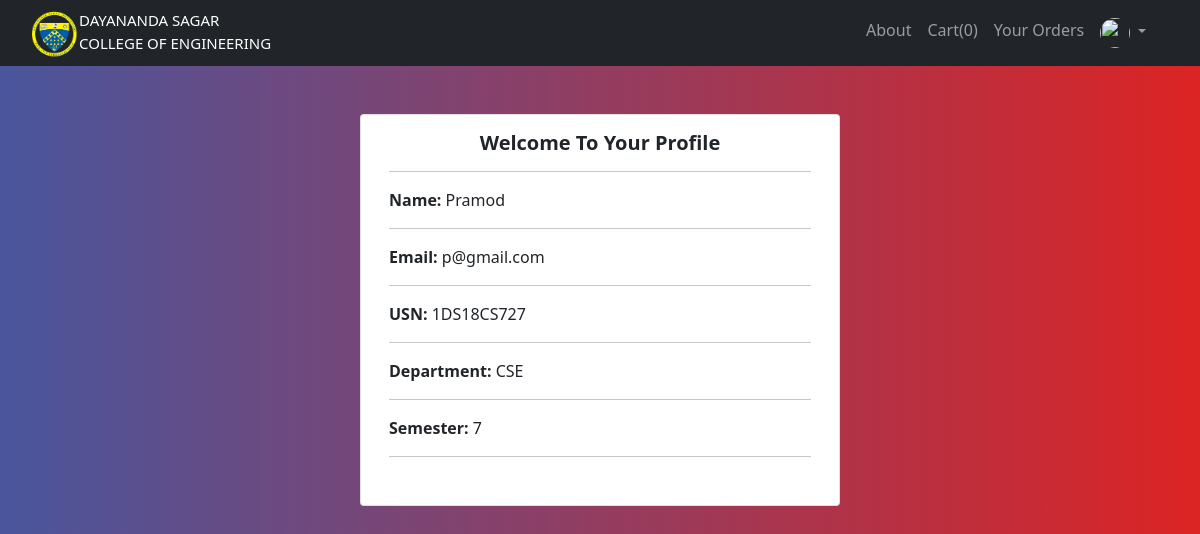
/dashboard (signed in), run on an earlier commit of the app's database.
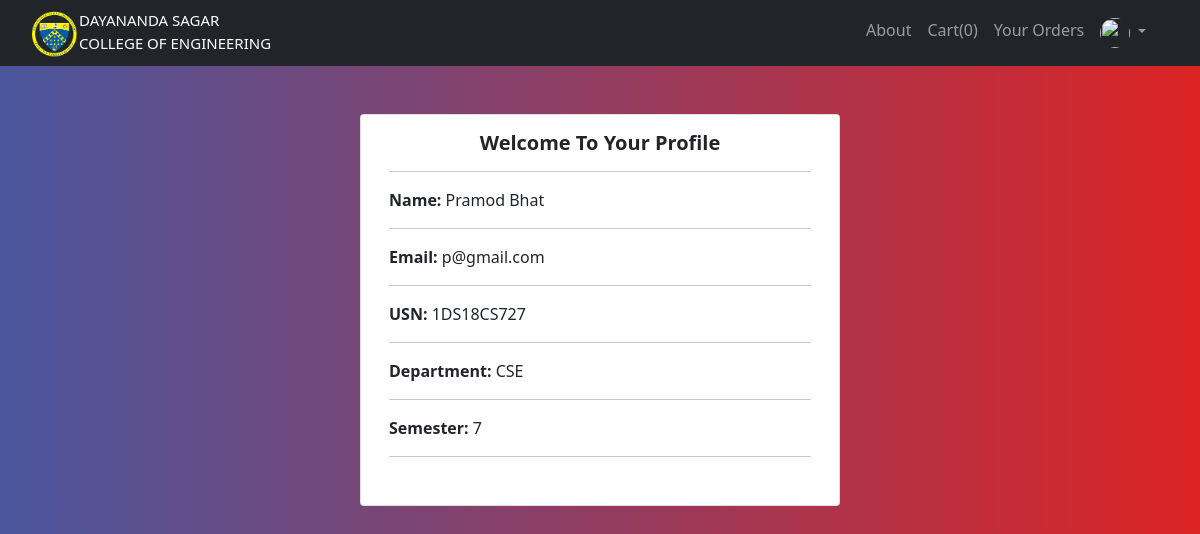
And on a later commit of the database.
### website/models.py (models this page shows, shortened)
class User(db.Model,UserMixin):
        __searchable__ = ['usn']
        __tablename__='user'
        id = db.Column(db.Integer, primary_key=True)
        email = db.Column(db.String(150), unique=True)
        password=db.Column(db.String(150))
        first_name=db.Column(db.String(150))
        is_active = db.Column(db.Boolean,default=False)
        urole = db.Column(db.String(80))
        usn = db.Column(db.String(10))
        status = db.Column(db.String(10))
        department_id = db.Column(db.Integer, db.ForeignKey('department.id'),nullable=True)
        department = db.relationship('Department', backref=db.backref('user_departments',lazy=True))
        semester_id = db.Column(db.Integer, db.ForeignKey('semester.id'),nullable=True)
        semester = db.relationship('Semester', backref=db.backref('user_semesters',lazy=True))
        def is_active(self):
                return self.is_active
        def get_urole(self):
                return self.urole

class Department(db.Model):
        __searchable__ = ['name']
        id = db.Column(db.Integer, primary_key = True)
        name = db.Column(db.String(30), nullable = False, unique = True)

class Semester(db.Model):
        __searchable__ = ['name']
        id = db.Column(db.Integer, primary_key = True)
        name = db.Column(db.String(30), nullable = False, unique = True)

### website/views.py (the view)
@views.route('/dashboard')
def dashboard():
    return render_template("dashboard.html", user=current_user)

### website/templates/dashboard.html
{% extends "base.html" %} {% block title %}Dashboard{% endblock %}
{% block content %}
<br/>
<br/>
<div class="container">
    <div class="row">
        <div class="card" style="width: 30rem; margin: 0 auto;">
            <div class="card-body">
            <table class="table table-sm">
                <thead>
                    <h5><center><b>Welcome To Your Profile</b></center></h5>
                </thead>
                <hr>
                <thead>
                    <p><b>Name:    </b> {{current_user.first_name}}</p>
                    <hr>
                    <p><b>Email:   </b> {{current_user.email}}</p>
                    <hr>
                    <p><b>USN:      </b> {{current_user.usn}}</p>
                    <hr>
                    <p><b>Department:    </b>  {{current_user.department.name}} </p>
                    <hr>
                    <p><b>Semester:      </b>  {{current_user.semester.name}}</p>
                    <hr>
                </thead>
            </div>
            </div>
            </div>
            </div>
{% endblock %}

### website/templates/base.html (shortened to what this page needs)
<!DOCTYPE html>
<html>
    <head>
        <link
      rel="stylesheet"
      href="https://stackpath.bootstrapcdn.com/bootstrap/4.4.1/css/bootstrap.min.css"
    />
    <link
      rel="stylesheet"
      href="https://stackpath.bootstrapcdn.com/font-awesome/4.7.0/css/font-awesome.min.css"
    />
    <link href="https://cdn.jsdelivr.net/npm/bootstrap@5.1.3/dist/css/bootstrap.min.css" rel="stylesheet">
    <link href="https://cdn.jsdelivr.net/npm/bootstrap@5.1.3/dist/css/bootstrap.min.css" rel="stylesheet">
    <link rel="stylesheet" type="text/css" href="{{url_for('static',filename='style.css')}}">
  </head>
    <body class="bg-nav">
        <nav class="navbar navbar-expand-lg navbar-dark bg-dark">
            <div class="container-fluid">
              {% if user.is_authenticated %}
              {% if user.get_urole()=="admin" %}
              <a href="/admin_home">
              {% elif user.get_urole()=="student" %}
              <a href="/student_home">
              {% elif user.get_urole()=="teacher" %}
              <a href="/teacher_home">
              {% endif %}
              {% else %}
              <a href="/home">
              {% endif %}
              <div style="float: left;">
                <img src="static/DNS logo.png" class="img-responsive" width="50px">
              </div>
              <div style="float:left;padding: 1px 1px 0; color: aliceblue;font-size: 15px; color: white;">DAYANANDA SAGAR<br>
                <em style="font-style: normal;color: aliceblue ; color: white;">COLLEGE OF ENGINEERING</em>
              </div>
              </a>
              <div class="d-flex justify-content-end" id="navbarSupportedContent">
                <ul class="navbar-nav me-auto mb-2 mb-lg-0">
                  <li class="nav-item">
                    <a class="nav-link" aria-current="page" href="/aboutUs">About</a>
                  </li>
                  {% if user.is_authenticated %}
                  {% if user.get_urole()=="admin" %}
                  <li class="nav-item dropdown">
                    <a class="nav-link dropdown-toggle" href="#" id="navbarDropdown" role="button" data-bs-toggle="dropdown" aria-expanded="false">
                      Add
                    </a>
                    <ul class="dropdown-menu" aria-labelledby="navbarDropdown">
                      <li><a class="dropdown-item" href="/addbook">Add Book</a></li>
                      <li><a class="dropdown-item" href="/adddepartment">Add Department</a></li>
                      <li><a class="dropdown-item" href="/addsemester">Add Semester</a></li>
                      <li><a class="dropdown-item" href="/addbulk">Books Bulk Upload</a></li>
                    </ul>
                    <li class="nav-item">
                      <a class="nav-link" href="{{url_for('views.orders_list_on_status', status = 'Requested')}}">Book Orders</a>
                    </li>
                  </li>
                  {% else %}
                  <li class="nav-item">
                    <a class="nav-link" href="{{url_for('cart.getCart')}}">Cart({{session['Shoppingcart']|length}})</a>
                  </li>
                  <li class="nav-item">
                    <a class="nav-link" href="{{url_for('views.show_student_order')}}">Your Orders</a>
                  </li>
                  {% endif %}
                  <ul class="navbar-nav">
                    <li class="nav-item dropdown">
                    <a class="nav-link dropdown-toggle" href="#" id="navbarDropdownMenuLink" role="button" data-toggle="dropdown" aria-haspopup="true" aria-expanded="false">
                      <img src="https://s3.eu-central-1.amazonaws.com/bootstrapbaymisc/blog/24_days_bootstrap/fox.jpg" width="30" height="30" class="rounded-circle">
                    </a>
                  </li>
                </ul>
                <li>
                </li>
                  {% endif %}
                </ul>
              </div>
            </div>
          </nav>
          <div class="container">
              {% block content %}
              {% endblock %}
          </div>
    </body>
</html>

### website/static/style.css (style rules this page uses)
.bg-nav { background: #DC2424; background: -webkit-linear-gradient(to right, #4A569D, #DC2424); background: linear-gradient(to right, #4A569D, #DC2424); }

What changed in the data, as far as the page shows it:
changed User "p@gmail.com": first_name "Pramod" → "Pramod Bhat"
